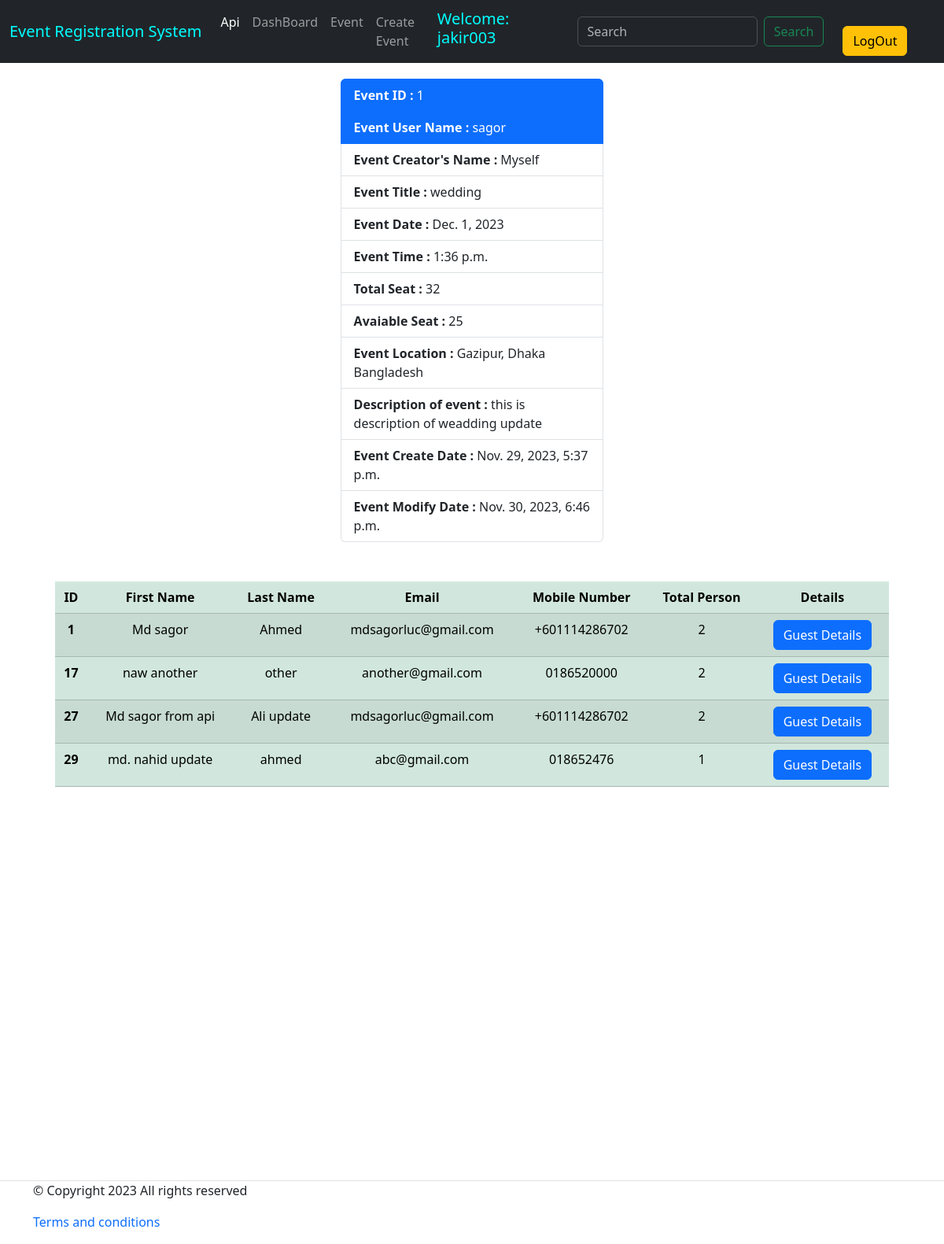
/event/event_details/1/ (signed in), run on the app's committed database.
### event/models.py (models this page shows, shortened)
class CreateEvent(models.Model):
    eventUser        = models.ForeignKey(User, on_delete=models.CASCADE, blank=True, related_name='user')
    eventOwnerName   = models.CharField(max_length= 25, blank=False, unique=True)
    eventTitle       = models.CharField(max_length= 200, blank=False)
    eventDate        = models.DateField(blank= False)
    eventTime        = models.TimeField(blank= False)
    totalSeat        = models.IntegerField(blank= False)
    eventLocation    = models.CharField(max_length= 250, blank= False)
    eventDescription = models.TextField(blank= False)
    eventCreatedDate = models.DateTimeField(auto_now_add= True)
    eventModifyDate  = models.DateTimeField(auto_now= True)
    class Meta:
        verbose_name = 'Create Event'
        verbose_name_plural = 'Create Events'
        ordering = ['id']

class EventRegistration(models.Model):
    userE       = models.ForeignKey(User, on_delete=models.CASCADE, default=False, related_name='registration')
    event       = models.ForeignKey(CreateEvent, on_delete=models.CASCADE, blank=True, related_name='event')
    firstName   = models.CharField(max_length=25, blank=False)
    lastName    = models.CharField(max_length= 25, blank=False)
    email       = models.EmailField(max_length= 50, blank=False)
    phoneNumber = models.CharField(max_length=14, blank=False)
    totalPerson = models.IntegerField(blank=False)
    createDate  = models.DateTimeField(auto_now_add= True)
    modifyDate  = models.DateTimeField(auto_now= True)
    class Meta:
        verbose_name = 'Event Registration'
        verbose_name_plural = 'Event Registrations'
        ordering = ['id']

### event/views.py (the view)
# urls.py: path('event_details/<int:id>/', event_details, name="event_details"),
@login_required
def event_details(request, id=None):
    event = get_object_or_404(CreateEvent, id=id)
    guests = EventRegistration.objects.filter(event= event)
    total_person = sum(guest.totalPerson for guest in guests)
    total_seat = event.totalSeat
    if total_person <= total_seat:
        available_seat = total_seat - total_person
    context =  {
        'event': event,
        'guests': guests,
        'available_seat' : available_seat,
        }
    return render(request, 'event_details.html', context)

### event/templates/event_details.html (shortened to what this page needs)
{% extends 'base.html' %}
{% block body %}
<div class='container'>
    <ul class="list-group" style="width:30%; margin:auto; margin-top: 20px; margin-bottom: 10px;">
        <li class="list-group-item active" aria-current="true"><b>Event ID :</b> {{event.id}}</li>
        <li class="list-group-item active" aria-current="true"><b>Event User Name :</b> {{event.eventUser}}</li>
        <li class="list-group-item"><b>Event Creator's Name :</b> {{event.eventOwnerName}}</li>
        <li class="list-group-item"><b>Event Title :</b> {{event.eventTitle}}</li>
        <li class="list-group-item"><b>Event Date :</b> {{event.eventDate}}</li>
        <li class="list-group-item"><b>Event Time :</b> {{event.eventTime}}</li>
        <li class="list-group-item"><b>Total Seat :</b> {{event.totalSeat}}</li>
        <li class="list-group-item"><b>Avaiable Seat :</b> {{available_seat}}</li>
        <li class="list-group-item"><b>Event Location :</b> {{event.eventLocation}}</li>
        <li class="list-group-item"><b>Description of event :</b> {{event.eventDescription}}</li>
        <li class="list-group-item"><b>Event Create Date :</b> {{event.eventCreatedDate}}</li>
        <li class="list-group-item"><b>Event Modify Date :</b> {{event.eventModifyDate}}</li>
      </ul>
    <table class="table table-success table-striped" style="width:95%; margin: auto; text-align: center; margin-top: 50px;">
        <thead>
          <tr>
            <th scope="col">ID</th>
            <th scope="col">First Name</th>
            <th scope="col">Last Name</th>
            <th scope="col">Email</th>
            <th scope="col">Mobile Number</th>
            <th scope="col">Total Person</th>
            <th scope="col">Details</th>
          </tr>
        </thead>
        <tbody>
        {% for gst in guests %}
          <tr>
            <th scope="row">{{gst.id}}</th>
            <td> {{gst.firstName}} </td>
            <td> {{gst.lastName}} </td>
            <td> {{gst.email}} </td>
            <td> {{gst.phoneNumber}} </td>
            <td> {{gst.totalPerson}} </td>
            <td> <a href="{% url "guest_details" gst.id %}" class="btn btn-primary">Guest Details</a> </td>
          </tr>
        {% endfor %}
        </tbody>
      </table>
</div>
{% endblock body %}

### templates/base.html (shortened to what this page needs)
<!DOCTYPE html>
<html lang="en">
<head>
  <link href="https://cdn.jsdelivr.net/npm/bootstrap@5.3.1/dist/css/bootstrap.min.css" rel="stylesheet">
</head>
<body>
  {% if request.user.is_authenticated %}
    <nav class="navbar navbar-expand-lg bg-dark" data-bs-theme="dark">
      <div class="container-fluid">
        <a class="navbar-brand " href="#" style="color: aqua">
          Event Registration System
        </a>
        <div class="collapse navbar-collapse" id="navbarSupportedContent">
          <ul class="navbar-nav me-auto mb-2 mb-lg-0">
            <li class="nav-item">
              <a class="nav-link active" aria-current="page" href="{% url "event_read_create" %}">Api</a>
            </li>
            <li class="nav-item">
              <a class="nav-link" href="{% url "dashboard" %}">DashBoard</a>
            </li>
            <li class="nav-item">
              <a class="nav-link" href="{% url "home" %}">Event</a>
            </li>
            <li class="nav-item">
              <a class="nav-link" href="{% url "create_event" %}">Create Event</a>
            </li>
          </ul>
          <h5 style="color:aqua;margin-right: 20px;">Welcome: {{user.username}}</h5>
          <form class="d-flex" role="search" action="{% url "search" %}" method="GET">
            <input class="form-control me-2" name="keyword" type="search" placeholder="Search" aria-label="Search">
            <button class="btn btn-outline-success" type="submit">Search</button>
          </form>
        <li class="nav-item">
            <a href="{% url "logout" %}" class="btn btn-warning mx-4">LogOut</a>
          </li>
        </div>
      </div>
    </nav>
  {% endif %}
{% block body %}
{% endblock body %}
  {% if request.user.is_authenticated %}
    <footer class="section-footer border-top padding-y" style="margin-top: 500px;">
      <div class="container">
        <p class="float-md-right">&copy Copyright 2023 All rights reserved</p>
        <p>
          <a href="#" style="text-decoration: None">Terms and conditions</a>
        </p>
      </div>
    </footer>
  {% endif %}
</body>
</html>

### data on the page
CreateEvent: id "1", eventUser "sagor", eventOwnerName "Myself", eventTitle "wedding", eventDate "Dec. 1, 2023", eventTime "1:36 p.m.", totalSeat "32", eventLocation "Gazipur, Dhaka Bangladesh", eventDescription "this is description of weadding update", eventCreatedDate "Nov. 29, 2023, 5:37 p.m.", eventModifyDate "Nov. 30, 2023, 6:46 p.m."
EventRegistration: id "1", firstName "Md sagor", lastName "Ahmed", email "mdsagorluc@gmail.com", phoneNumber "+601114286702", totalPerson "2"
EventRegistration: id "17", firstName "naw another", lastName "other", email "another@gmail.com", phoneNumber "0186520000", totalPerson "2"
EventRegistration: id "27", firstName "Md sagor from api", lastName "Ali update", email "mdsagorluc@gmail.com", phoneNumber "+601114286702", totalPerson "2"
EventRegistration: id "29", firstName "md. nahid update", lastName "ahmed", email "abc@gmail.com", phoneNumber "018652476", totalPerson "1"

### other printed values
{{ user.username }} "jakir003"
{{ available_seat }} "25"
